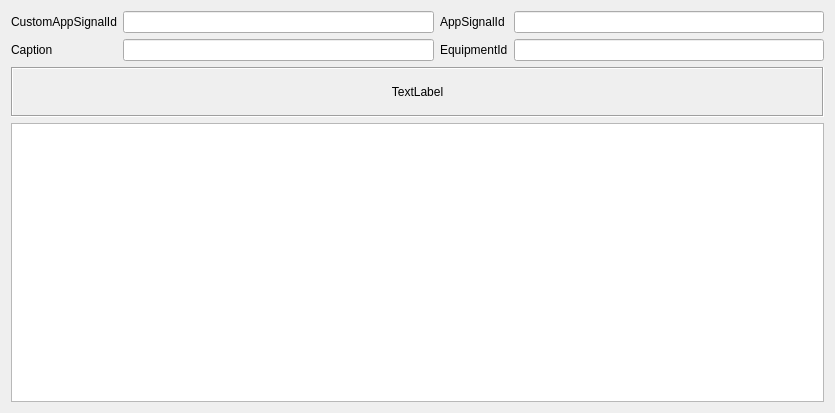
<?xml version="1.0" encoding="UTF-8"?>
<ui version="4.0">
 <class>DialogSignalInfo</class>
 <widget class="QDialog" name="DialogSignalInfo">
  <property name="geometry">
   <rect>
    <x>0</x>
    <y>0</y>
    <width>835</width>
    <height>413</height>
   </rect>
  </property>
  <property name="windowTitle">
   <string>Dialog</string>
  </property>
  <layout class="QGridLayout" name="gridLayout_2">
   <item row="0" column="0">
    <layout class="QVBoxLayout" name="verticalLayout">
     <item>
      <layout class="QGridLayout" name="gridLayout">
       <item row="0" column="0">
        <widget class="QLabel" name="label">
         <property name="text">
          <string>CustomAppSignalId</string>
         </property>
        </widget>
       </item>
       <item row="0" column="1">
        <widget class="QLineEdit" name="m_lineCustomAppSignalId">
         <property name="styleSheet">
          <string notr="true"/>
         </property>
         <property name="readOnly">
          <bool>true</bool>
         </property>
        </widget>
       </item>
       <item row="0" column="2">
        <widget class="QLabel" name="label_4">
         <property name="text">
          <string>AppSignalId</string>
         </property>
        </widget>
       </item>
       <item row="0" column="3">
        <widget class="QLineEdit" name="m_lineAppSignalId">
         <property name="readOnly">
          <bool>true</bool>
         </property>
        </widget>
       </item>
       <item row="1" column="0">
        <widget class="QLabel" name="label_2">
         <property name="text">
          <string>Caption</string>
         </property>
        </widget>
       </item>
       <item row="1" column="1">
        <widget class="QLineEdit" name="m_lineCaption">
         <property name="styleSheet">
          <string notr="true"/>
         </property>
         <property name="readOnly">
          <bool>true</bool>
         </property>
        </widget>
       </item>
       <item row="1" column="2">
        <widget class="QLabel" name="label_3">
         <property name="text">
          <string>EquipmentId</string>
         </property>
        </widget>
       </item>
       <item row="1" column="3">
        <widget class="QLineEdit" name="m_lineEquipmentId">
         <property name="readOnly">
          <bool>true</bool>
         </property>
        </widget>
       </item>
      </layout>
     </item>
     <item>
      <widget class="QLabel" name="m_labelValue">
       <property name="minimumSize">
        <size>
         <width>0</width>
         <height>50</height>
        </size>
       </property>
       <property name="styleSheet">
        <string notr="true">font: 14pt &quot;MS Shell Dlg 2&quot;;</string>
       </property>
       <property name="frameShape">
        <enum>QFrame::Box</enum>
       </property>
       <property name="frameShadow">
        <enum>QFrame::Sunken</enum>
       </property>
       <property name="text">
        <string>TextLabel</string>
       </property>
       <property name="alignment">
        <set>Qt::AlignCenter</set>
       </property>
      </widget>
     </item>
     <item>
      <widget class="QTextEdit" name="m_textEdit"/>
     </item>
    </layout>
   </item>
  </layout>
 </widget>
 <resources/>
 <connections/>
</ui>
